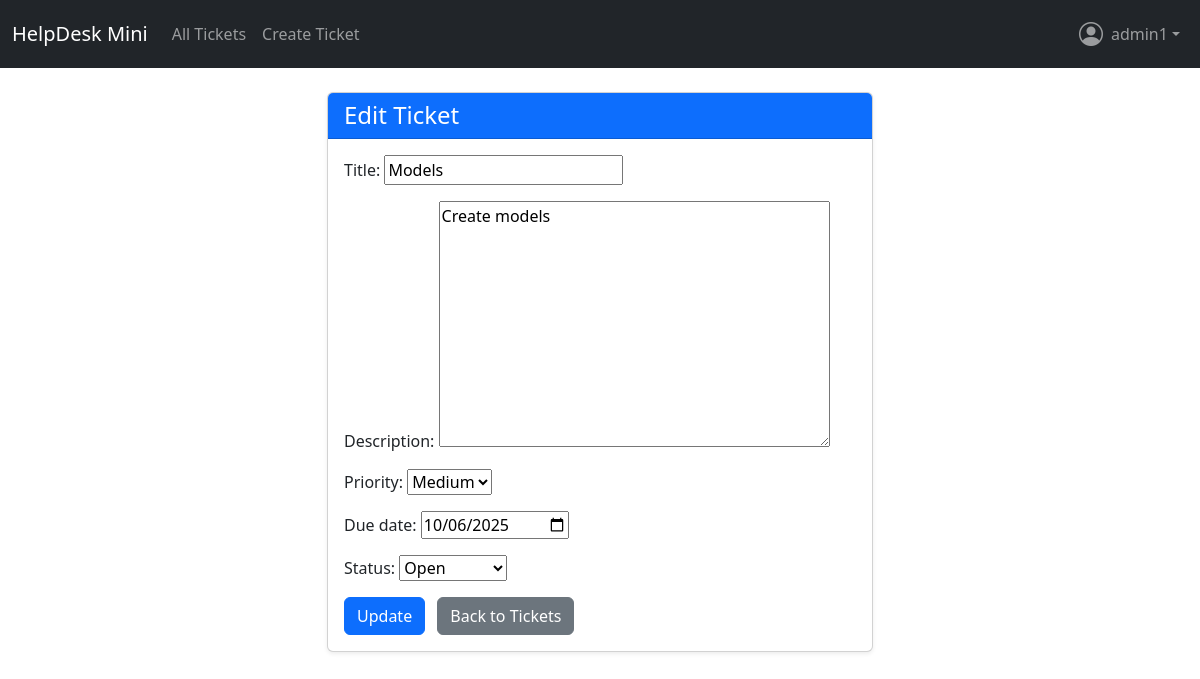
The page /ticket/2/edit/ (signed in) on the database its author committed.
### tickets/models.py (models this page shows, shortened)
class Ticket(models.Model):
    PRIORITY_CHOICES = [
        ('Low', 'Low'),
        ('Medium', 'Medium'),
        ('High', 'High'),
        ('Critical', 'Critical'),
    ]
    STATUS_CHOICES = [
    ('Open', 'Open'),
    ('In Progress', 'In Progress'),
    ('Resolved', 'Resolved'),
    ('Closed', 'Closed'),
]
    status = models.CharField(max_length=20, choices=STATUS_CHOICES, default='Open')
    user = models.ForeignKey(User, on_delete=models.CASCADE)
    title = models.CharField(max_length=200)
    description = models.TextField()
    priority = models.CharField(max_length=10, choices=PRIORITY_CHOICES, default='Medium')
    due_date = models.DateField(null=True, blank=True)
    created_at = models.DateTimeField(auto_now_add=True)

### tickets/views.py (the view)
# urls.py: path('ticket/<int:pk>/edit/', views.ticket_edit, name='ticket_edit'),
@login_required
def ticket_edit(request, pk):
    ticket = get_object_or_404(Ticket, pk=pk)
    if not (ticket.user == request.user or request.user.is_staff):
        raise PermissionDenied("You do not have permission to edit this ticket.")
    if request.method == 'POST':
        form = TicketForm(request.POST, instance=ticket)
        if form.is_valid():
            form.save()
            return redirect('ticket_detail', pk=ticket.pk)
    else:
        form = TicketForm(instance=ticket)
    return render(request, 'tickets/ticket_form.html', {'form': form, 'edit_mode': True})

### tickets/forms.py
class TicketForm(forms.ModelForm):
    class Meta:
        model = Ticket
        fields = ['title', 'description', 'priority', 'due_date', 'status']
        widgets = {
            'due_date': DateInput(),
        }

### tickets/templates/tickets/ticket_form.html (shortened to what this page needs)
<!DOCTYPE html>
<html lang="en">
<head>
</head>
<body>
   {% extends "base.html" %}
{% block content %}
<div class="row justify-content-center">
  <div class="col-md-8 col-lg-6">
    <div class="card shadow-sm">
      <div class="card-header bg-primary text-white">
        <h4 class="mb-0">
          {% if edit_mode %}
            Edit Ticket
          {% else %}
            Create Ticket
          {% endif %}
        </h4>
      </div>
      <div class="card-body">
        <form method="post">
          {% for field in form %}
            <div class="mb-3">
              {{ field.label_tag }}
              {{ field }}
            </div>
          {% endfor %}
          <button type="submit" class="btn btn-primary">
            {% if edit_mode %}Update{% else %}Submit{% endif %}
          </button>
          <a href="{% url 'ticket_list' %}" class="btn btn-secondary ms-2">Back to Tickets</a>
        </form>
      </div>
    </div>
  </div>
</div>
{% endblock %}

### tickets/templates/base.html (shortened to what this page needs)
<!DOCTYPE html>
<html>
<head>
    <link href="https://cdn.jsdelivr.net/npm/bootstrap@5.3.3/dist/css/bootstrap.min.css" rel="stylesheet">
    <link rel="stylesheet" href="https://cdn.jsdelivr.net/npm/bootstrap-icons@1.11.3/font/bootstrap-icons.css">
</head>
<body>
    {% if not request.path == '/accounts/login/' %}
    <nav class="navbar navbar-expand-lg navbar-dark bg-dark">
        <div class="container-fluid">
            <a class="navbar-brand" href="{% url 'ticket_list' %}">HelpDesk Mini</a>
            <div class="collapse navbar-collapse" id="navbarNav">
                <ul class="navbar-nav me-auto ">
                    <li class="nav-item">
                        <a class="nav-link" href="{% url 'ticket_list' %}">All Tickets</a>
                    </li>
                    <li class="nav-item">
                        <a class="nav-link" href="{% url 'ticket_create' %}">Create Ticket</a>
                    </li>
                </ul>
                <ul class="navbar-nav ms-auto">
                    {% if user.is_authenticated %}
                    <li class="nav-item dropdown">
                        <a class="nav-link dropdown-toggle d-flex align-items-center" href="#" id="profileDropdown"
                            role="button" data-bs-toggle="dropdown" aria-expanded="false">
                            <i class="bi bi-person-circle" style="font-size: 1.5rem;"></i>
                            <span class="ms-2">{{ user.username }}</span>
                        </a>
                    </li>
                    {% else %}
                    <li class="nav-item">
                        <a class="nav-link" href="{% url 'login' %}?next={{ request.path }}">Login</a>
                    </li>
                    {% endif %}
                </ul>
            </div>
        </div>
    </nav>
    {% endif %}
    <div class="container mt-4">
        {% block content %}{% endblock %}
    </div>
</body>
</html>

### rows shown on the page
Ticket: form "Models" "Create models" "Medium" "10/06/2025" "Open"

### other values the page prints
{{ user.username }} "admin1"
{{ field.label_tag }} "Title:" "Description:" "Priority:" "Due date:" "Status:"
